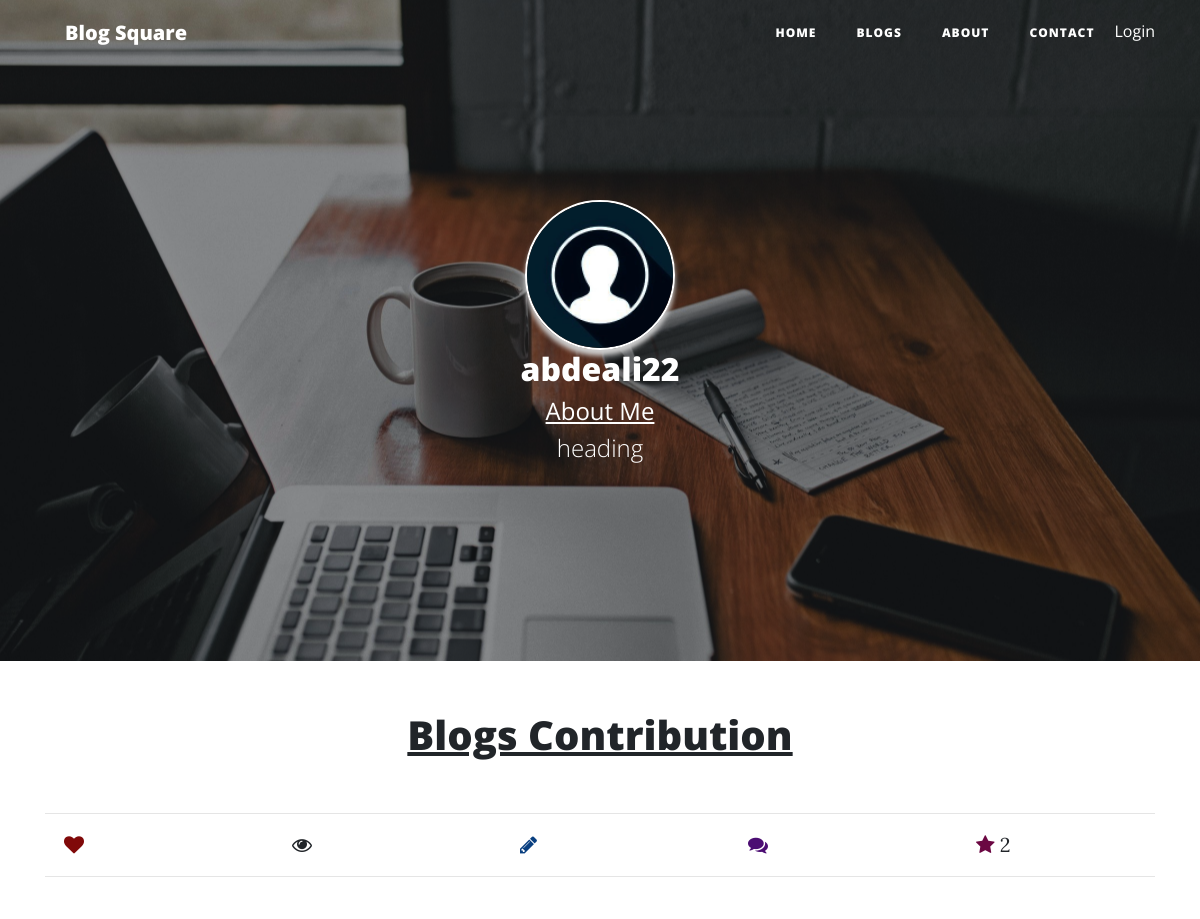
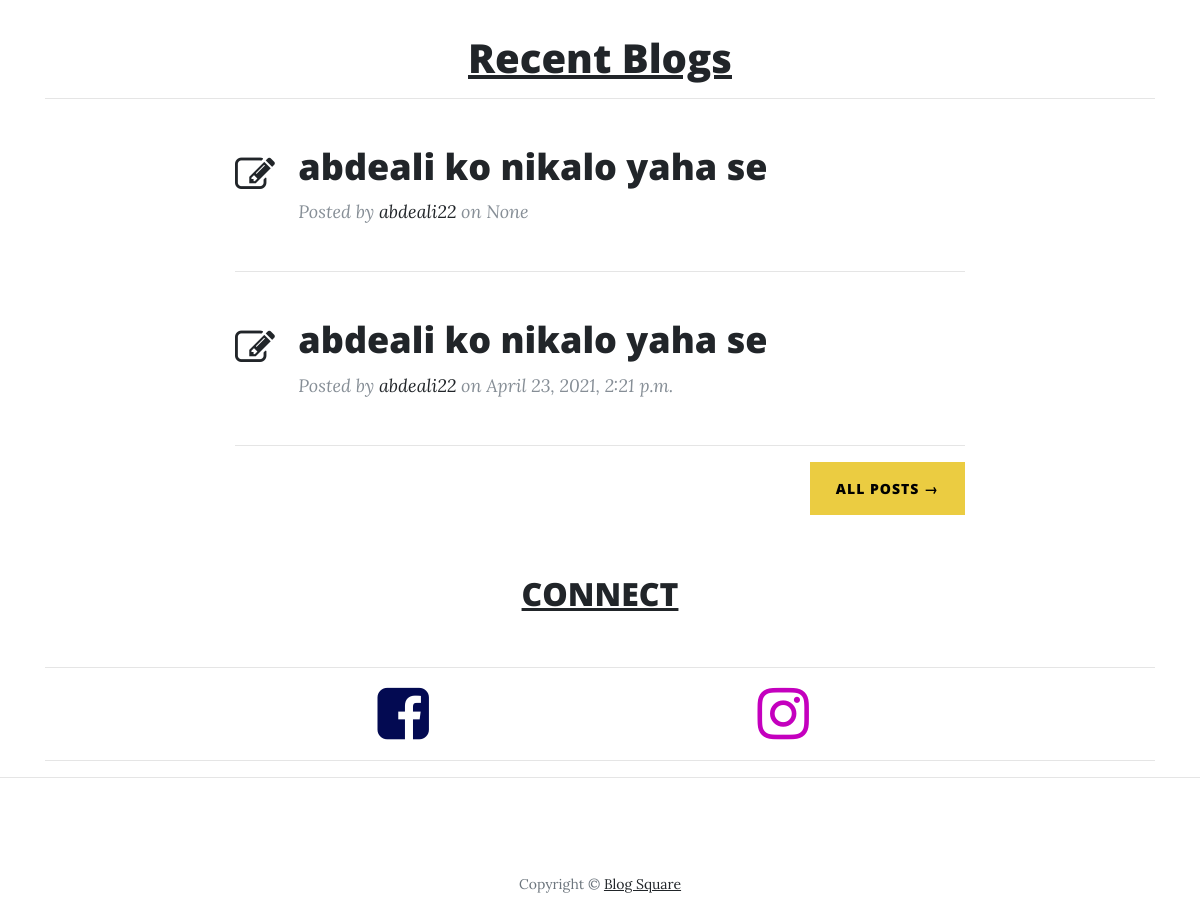
The app's page /blogapp/author/profile/abdeali22/0, older data (2 pictures, top to bottom).
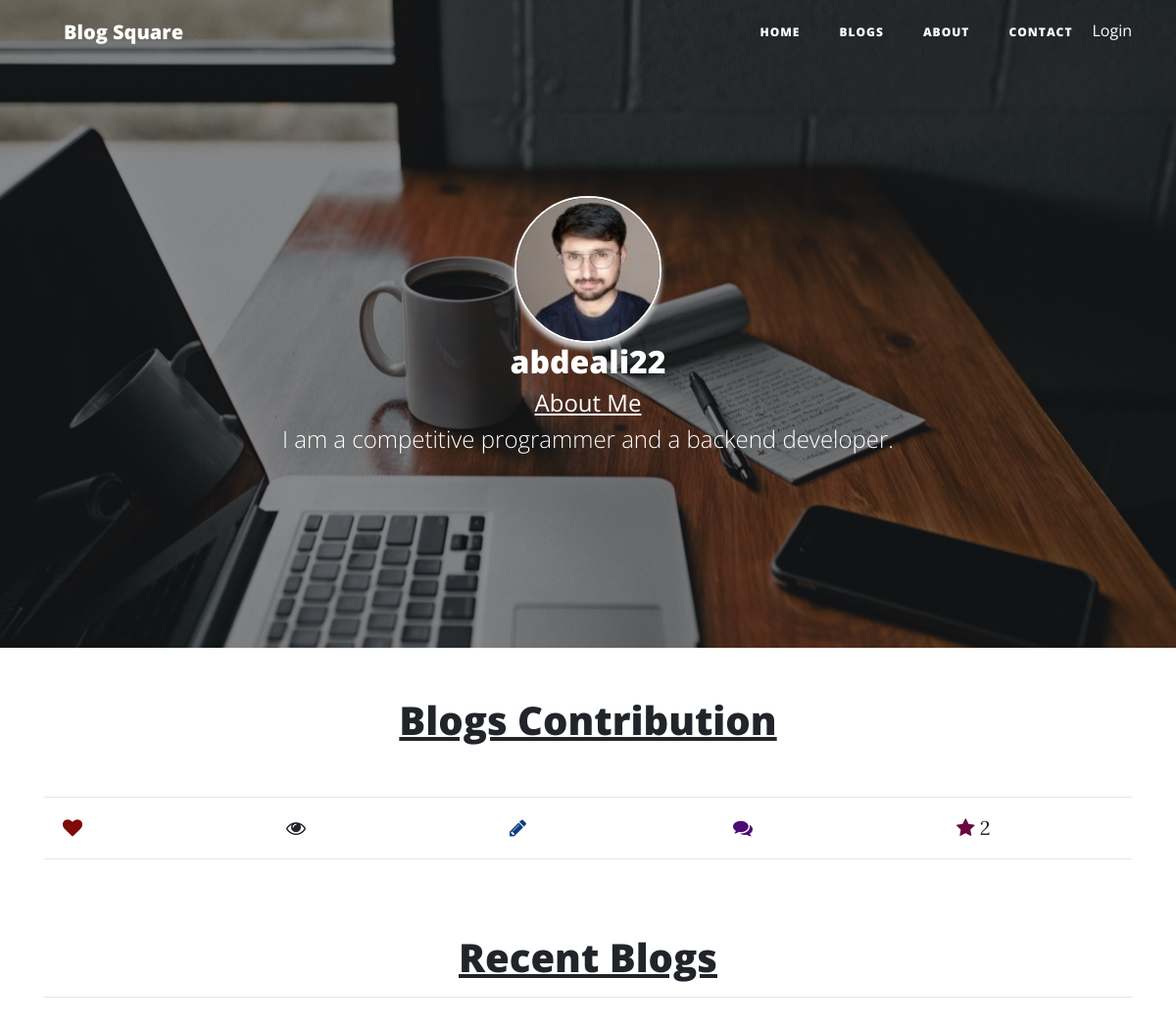
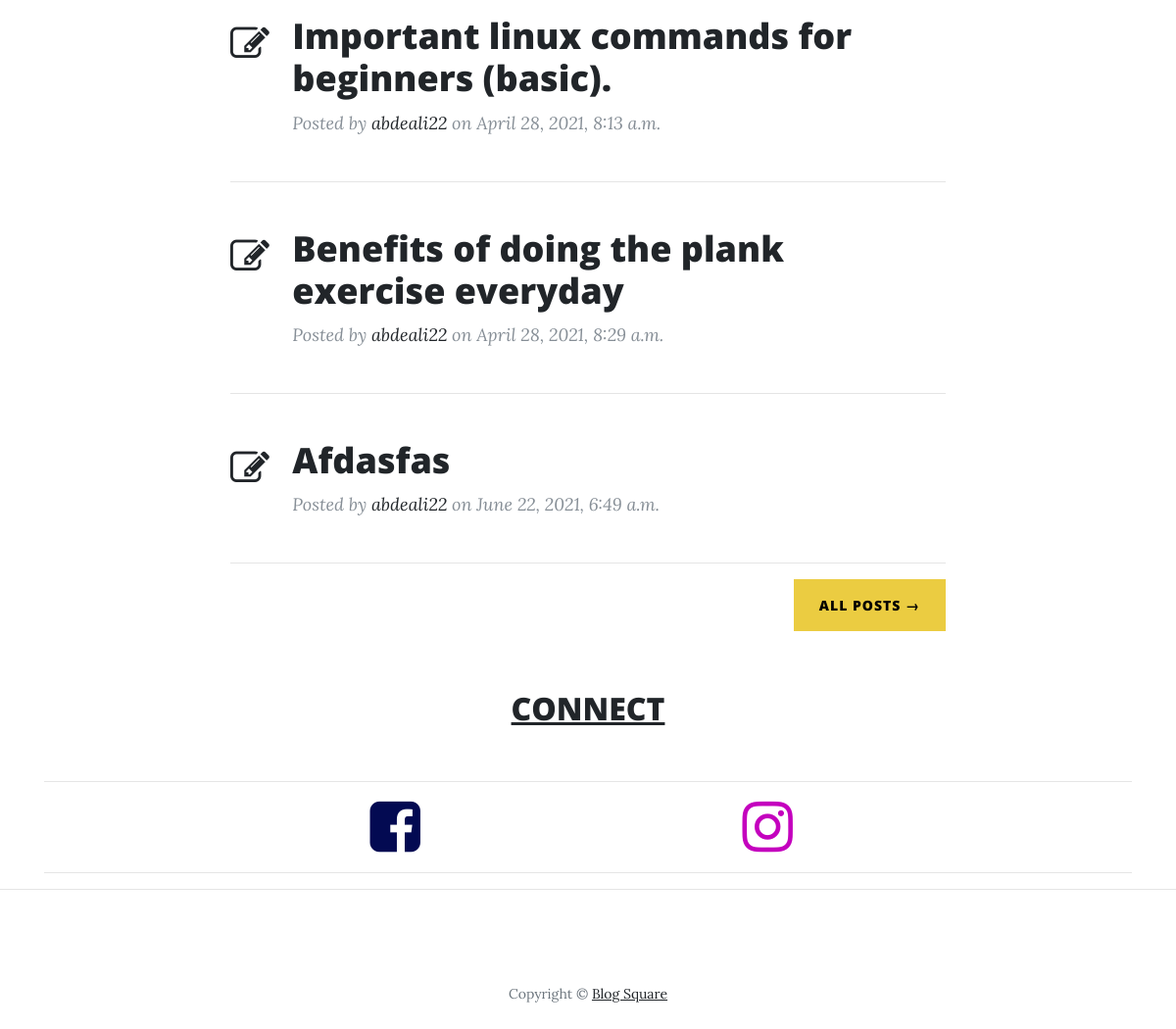
The same page, newer data (2 pictures, top to bottom).
### blogMain/models.py (models this page shows, shortened)
class userInfo(models.Model):
    username = models.CharField(primary_key=True, max_length=50)
    email = models.EmailField(max_length=254)
    typeOf = models.CharField(max_length=50,default="")
    gender = models.CharField(max_length=50)
    categories = models.CharField(max_length=150)
    pic = models.ImageField(upload_to=user_directory_path1, height_field=None, width_field=None, max_length=None, default="userImages/defaultShow.jpg")
    fb = models.TextField(default="")
    insta = models.TextField(default="")
    city = models.CharField(max_length=50,default="")
    state = models.CharField(max_length=50,default="")
    postal = models.CharField(max_length=50,default="")
    about = models.TextField(default="")
    blogsViewed = models.TextField(default="")
    blogsPublished = models.IntegerField(default=0)
    blogsCount = models.IntegerField(default=0)
    visitedSite = models.IntegerField(default=0)
    commented = models.IntegerField(default=0)
    blogsLiked = models.IntegerField(default=0)
    newUser = models.BooleanField(default=True)
    checkCode = models.CharField(max_length=12)
    date = models.DateTimeField(auto_now=False, auto_now_add=True)

### blogapp/models.py (models this page shows, shortened)
class Blog_article(models.Model):
    def upload_thumbnail(self,filename):
        val = random.randint(1,99)
        return f'blog_thumbnails/{self.blog_author}_{self.blog_id}/{val}_{filename}'
    blog_id = models.CharField(max_length=255)
    blog_title = models.CharField(max_length=255)
    blog_thumbnail = models.ImageField(upload_to=upload_thumbnail,default="{static 'img/blog_thumbnail_default.jpg'}")
    blog_creation_date = models.DateTimeField(auto_now_add=True)
    blog_category = models.CharField(max_length = 20)
    blog_tags = models.TextField(default="")
    num_of_comments = models.IntegerField(default=0)
    blog_views = models.IntegerField(default=0)
    blog_upvote = models.IntegerField(default=0)
    users_upvote = models.TextField(default="")
    blog_downvote = models.IntegerField(default=0)
    users_downvote = models.TextField(default="")
    blog_author = models.ForeignKey(userInfo,null = True,on_delete=models.SET_NULL)
    blog_content = models.TextField()
    @staticmethod
    def get_user_blogs(user):
        return Blog_article.objects.filter(blog_author = user)

### blogapp/views.py (the view)
# urls.py: path('author/profile/<str:author>/<int:allposts>',views.author_profile_view,name="authorprofile"),
def author_profile_view(request,author,allposts):
    userobj = userInfo.objects.get(username=author)
    myblogs = Blog_article.get_user_blogs(userobj)
    if allposts == 0 and len(myblogs) > 4:
        myblogs = myblogs[0:4]
    context = {
        "myblogs":myblogs,
        "allposts":allposts,
        "authorname":userobj
    }
    return render(request,"myPosts.html",context)

### templates/myPosts.html (shortened to what this page needs)
{% load static %}
<!DOCTYPE html>
<html lang="en">
<head>
  <link href={% static '/connect/vendor/bootstrap/css/bootstrap.min.css' %} rel="stylesheet">
  <link href={% static 'vendor/font-awesome/css/font-awesome.min.css' %} rel="stylesheet" type="text/css">
  <link href={% static 'connect/css/clean-blog.min.css' %} rel="stylesheet">
</head>
<body>
  <nav class="navbar navbar-expand-lg navbar-light fixed-top" id="mainNav">
    <div class="container">
      <a class="navbar-brand" href="{%url 'home' %}">Blog Square</a>
      <div class="collapse navbar-collapse" id="navbarResponsive">
        <ul class="navbar-nav ml-auto">
          <li class="nav-item">
            <a class="nav-link" href="{%url 'home' %}">Home</a>
          </li>
          <li class="nav-item">
            <a class="nav-link" href="{%url 'blogs' pagenum=1 %}">Blogs</a>
          </li>
          <li class="nav-item">
            <a class="nav-link" href="{%url 'about' %}">About</a>
          </li>
          <li class="nav-item">
            <a class="nav-link" href="{%url 'contact' %}">Contact</a>
          </li>
          {% if not request.user.is_authenticated %}
            <a href="{%url 'login'%}" class="active" style="color:white; font-size:16px;margin-top:5px;">Login</a>
            {% endif %}
        </ul>
      </div>
    </div>
  </nav>
  <header class="masthead" style="background-image: url({% static '/img/myBlogs2.jpg' %})">
    <div class="container">
      <div class="row">
        <div class="col-lg-8 col-md-10 mx-auto">
          <div class="site-heading">
            <img class ="user_image_AllBlogs" src="{{authorname.pic.url}}" class="rounded-circle" alt="Cinque Terre" >
            <h2>{{authorname.username}}</h2>
            <span class="subheading"><b><u>About Me</u></b></span>
            <span class="subheading">
              {{authorname.about|default:"No Info Available"}}
            </span>
          </div>
        </div>
      </div>
    </div>
  </header>
  <div class="container">
  <center><h1><u>Blogs Contribution</u></h1></center>
  <br>
  <hr>
  <div class="row">
    <div class="col-md-2 mx-auto" data-bs-toggle="tooltip" data-bs-placement="top" title="Blogs Liked">
      <a href="/blogapp/liked/{{authorname.username}}" ><i class="fa fa-heart" style="color:#800909;"></i> {{contribution.like}}</a>
    </div>
    <div class="col-md-2 mx-auto" data-bs-toggle="tooltip" data-bs-placement="top" title="Blogs Visited">
      <i class="fa fa-eye"></i> {{contribution.views}}
    </div>
    <div class="col-md-2 mx-auto" data-bs-toggle="tooltip" data-bs-placement="top" title="Blogs Created">
       <i class="fa fa-pencil" style="color:#093f80;"></i> {{contribution.published}}
    </div>
    <div class="col-md-2 mx-auto" data-bs-toggle="tooltip" data-bs-placement="top" title="Blogs Commented">
      <i class="fa fa-comments" style="color:#4c0d73;"></i> {{contribution.comments}}
    </div>
    <div class="col-md-2 mx-auto" data-bs-toggle="tooltip" data-bs-placement="top" title="Stars Achieved">
      <i class="fa fa-star" style="color:#6b0742;"></i> 2
    </div>
  </div>
  <hr>
  <br>
  <br>
  <center><h1><u>Recent Blogs</u></h1></center>
  <hr>
    <div class="row">
      <div class="col-lg-8 col-md-10 mx-auto">
        {%for blog in myblogs%}
        <div class="row">
        <div class="col-lg-1 col-md-1 mx-auto"><i class="fa fa-edit fa-2x" style="margin-top:40px;"></i></div>
        <div class="col-lg-11 col-md-10 mx-auto">
          <div class="post-preview">
            <a href="{%url 'blog' blog.blog_id %}">
              <h2 class="post-title">
                {{blog.blog_title}}
              </h2>
            </a>
            <p class="post-meta">Posted by
              <a href="#">{{blog.blog_author.username}}</a>
              on {{blog.blog_creation_date}}</p>
          </div>
          </div>
          </div>
          <hr>
        {%endfor%}
        {%if not allposts %}
        <div class="clearfix">
          <a class="btn btn-primary float-right" href="{% url 'user_profile' username=authorname.username allposts=1 %}" style = "color:black;">All Posts &rarr;</a>
        </div>
        {%else%}
        <div class="clearfix">
          <a class="btn btn-primary float-right" href="{% url 'user_profile' username=authorname.username allposts=0 %}" style = "color:black;">Fewer Posts &rarr;</a>
        </div>
        {%endif%}
      </div>
    </div>
    <br>
    <br>
    <center><h2><u>CONNECT</u></h2></center>
  <br>
  <hr>
  <div class="row justify-content-center">
    <div class="col-4" data-bs-toggle="tooltip" data-bs-placement="top" title="Instagram link">
      <a href=""><i class="fa fa-facebook-square fa-3x" style="color:#030a52;"></i></a>
    </div>
    <div class="col-1 " data-bs-toggle="tooltip" data-bs-placement="top" title="Facebook link">
      <a href=""><i class="fa fa-instagram fa-3x" style="color:#c400be;"></i></a>
    </div>
  </div>
  <hr>
  </div>
  <hr>
  <footer>
    <div class="container">
      <div class="row">
        <div class="col-lg-8 col-md-10 mx-auto">
          <p class="copyright text-muted">Copyright &copy; <a href = "{%url 'home' %}">Blog Square</a></p>
        </div>
      </div>
    </div>
  </footer>
</body>
</html>

### templates/myPosts.html (style rules this page uses)
.user_image_AllBlogs { width: 150px; height: 150px; border:2px solid #fff; -moz-box-shadow: 0px 6px 5px #ccc; -webkit-box-shadow: 0px 6px 5px #ccc; box-shadow: 0px 6px 5px #ccc; -moz-border-radius:190px; -webkit-border-radius:190px; border-radius:190px; }

Row changes from the older to the newer data that the page shows:
removed Blog_article: blog_title "abdeali ko nikalo yaha se", blog_author.username "abdeali22", blog_creation_date "None"
removed Blog_article: blog_title "abdeali ko nikalo yaha se", blog_author.username "abdeali22", blog_creation_date "April 23, 2021, 2:21 p.m."
changed userInfo "abdeali22": pic: picture added in place of a placeholder; about "heading" → "I am a competitive programmer and a backend developer."
added Blog_article: blog_title "Important linux commands for beginners (basic).", blog_author.username "abdeali22", blog_creation_date "April 28, 2021, 8:13 a.m."
now on this page (row edited): Blog_article: blog_title "Benefits of doing the plank exercise everyday", blog_author.username "abdeali22", blog_creation_date "April 28, 2021, 8:29 a.m."
added Blog_article: blog_title "Afdasfas", blog_author.username "abdeali22", blog_creation_date "June 22, 2021, 6:49 a.m."
